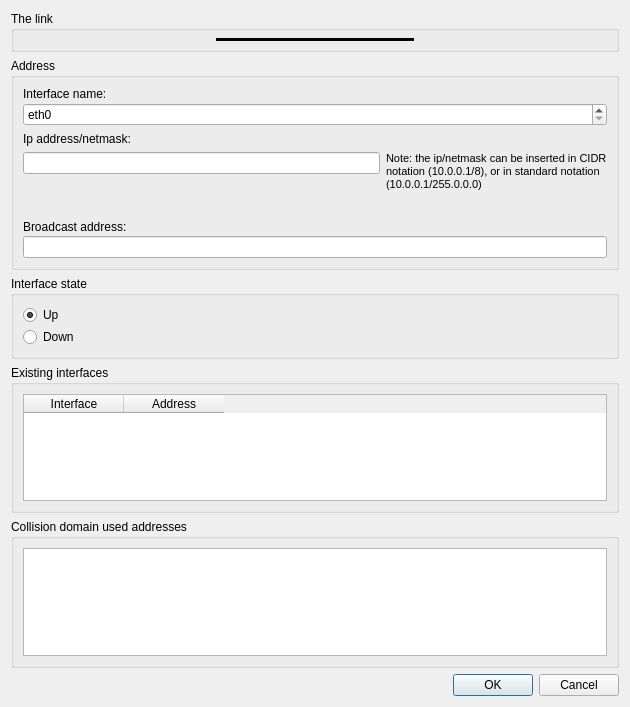
<ui version="4.0" >
 <class>AddLinkForm</class>
 <widget class="QDialog" name="AddLinkForm" >
  <property name="geometry" >
   <rect>
    <x>0</x>
    <y>0</y>
    <width>630</width>
    <height>707</height>
   </rect>
  </property>
  <property name="minimumSize" >
   <size>
    <width>600</width>
    <height>650</height>
   </size>
  </property>
  <property name="windowTitle" >
   <string>Visual Netkit - Add link</string>
  </property>
  <layout class="QVBoxLayout" >
   <item>
    <widget class="QGroupBox" name="groupBox_3" >
     <property name="title" >
      <string>The link</string>
     </property>
     <layout class="QVBoxLayout" >
      <property name="spacing" >
       <number>3</number>
      </property>
      <property name="leftMargin" >
       <number>2</number>
      </property>
      <property name="topMargin" >
       <number>2</number>
      </property>
      <property name="rightMargin" >
       <number>2</number>
      </property>
      <property name="bottomMargin" >
       <number>2</number>
      </property>
      <item>
       <layout class="QHBoxLayout" >
        <item>
         <widget class="QLabel" name="labelVm" >
          <property name="sizePolicy" >
           <sizepolicy vsizetype="Preferred" hsizetype="Preferred" >
            <horstretch>0</horstretch>
            <verstretch>0</verstretch>
           </sizepolicy>
          </property>
          <property name="layoutDirection" >
           <enum>Qt::RightToLeft</enum>
          </property>
          <property name="text" >
           <string/>
          </property>
         </widget>
        </item>
        <item>
         <widget class="Line" name="line" >
          <property name="frameShadow" >
           <enum>QFrame::Plain</enum>
          </property>
          <property name="lineWidth" >
           <number>3</number>
          </property>
          <property name="orientation" >
           <enum>Qt::Horizontal</enum>
          </property>
         </widget>
        </item>
        <item>
         <widget class="QLabel" name="labelCd" >
          <property name="sizePolicy" >
           <sizepolicy vsizetype="Preferred" hsizetype="Preferred" >
            <horstretch>0</horstretch>
            <verstretch>0</verstretch>
           </sizepolicy>
          </property>
          <property name="cursor" >
           <cursorShape>IBeamCursor</cursorShape>
          </property>
          <property name="text" >
           <string/>
          </property>
          <property name="scaledContents" >
           <bool>false</bool>
          </property>
          <property name="textInteractionFlags" >
           <set>Qt::LinksAccessibleByMouse|Qt::NoTextInteraction|Qt::TextSelectableByMouse</set>
          </property>
         </widget>
        </item>
       </layout>
      </item>
     </layout>
    </widget>
   </item>
   <item>
    <widget class="QGroupBox" name="groupBox_4" >
     <property name="title" >
      <string>Address</string>
     </property>
     <layout class="QVBoxLayout" >
      <item>
       <layout class="QVBoxLayout" >
        <property name="spacing" >
         <number>2</number>
        </property>
        <item>
         <widget class="QLabel" name="label" >
          <property name="text" >
           <string>Interface name:</string>
          </property>
         </widget>
        </item>
        <item>
         <widget class="QSpinBox" name="ethNumberSpinBox" >
          <property name="prefix" >
           <string>eth</string>
          </property>
          <property name="maximum" >
           <number>128</number>
          </property>
         </widget>
        </item>
       </layout>
      </item>
      <item>
       <layout class="QVBoxLayout" >
        <item>
         <widget class="QLabel" name="label_2" >
          <property name="text" >
           <string>Ip address/netmask:</string>
          </property>
          <property name="alignment" >
           <set>Qt::AlignLeading|Qt::AlignLeft|Qt::AlignTop</set>
          </property>
          <property name="margin" >
           <number>0</number>
          </property>
         </widget>
        </item>
        <item>
         <layout class="QHBoxLayout" >
          <item>
           <layout class="QVBoxLayout" >
            <item>
             <widget class="QLineEdit" name="ipLineEdit" />
            </item>
            <item>
             <spacer>
              <property name="orientation" >
               <enum>Qt::Vertical</enum>
              </property>
              <property name="sizeHint" >
               <size>
                <width>20</width>
                <height>40</height>
               </size>
              </property>
             </spacer>
            </item>
           </layout>
          </item>
          <item>
           <widget class="QLabel" name="label_4" >
            <property name="font" >
             <font>
              <pointsize>8</pointsize>
             </font>
            </property>
            <property name="text" >
             <string>Note: the ip/netmask can be inserted in CIDR notation (10.0.0.1/8), or in standard notation (10.0.0.1/255.0.0.0)</string>
            </property>
            <property name="alignment" >
             <set>Qt::AlignLeading|Qt::AlignLeft|Qt::AlignTop</set>
            </property>
            <property name="wordWrap" >
             <bool>true</bool>
            </property>
           </widget>
          </item>
         </layout>
        </item>
       </layout>
      </item>
      <item>
       <layout class="QVBoxLayout" >
        <property name="spacing" >
         <number>2</number>
        </property>
        <item>
         <widget class="QLabel" name="label_3" >
          <property name="text" >
           <string>Broadcast address: </string>
          </property>
         </widget>
        </item>
        <item>
         <widget class="QLineEdit" name="broadcastLineEdit" >
          <property name="acceptDrops" >
           <bool>false</bool>
          </property>
          <property name="text" >
           <string/>
          </property>
          <property name="readOnly" >
           <bool>true</bool>
          </property>
         </widget>
        </item>
       </layout>
      </item>
     </layout>
    </widget>
   </item>
   <item>
    <widget class="QGroupBox" name="groupBox" >
     <property name="title" >
      <string>Interface state</string>
     </property>
     <layout class="QVBoxLayout" >
      <item>
       <layout class="QVBoxLayout" >
        <property name="spacing" >
         <number>2</number>
        </property>
        <item>
         <widget class="QRadioButton" name="ethUp" >
          <property name="text" >
           <string>Up</string>
          </property>
          <property name="checked" >
           <bool>true</bool>
          </property>
         </widget>
        </item>
        <item>
         <widget class="QRadioButton" name="ethDown" >
          <property name="text" >
           <string>Down</string>
          </property>
         </widget>
        </item>
       </layout>
      </item>
     </layout>
    </widget>
   </item>
   <item>
    <widget class="QGroupBox" name="groupBox_2" >
     <property name="title" >
      <string>Existing interfaces</string>
     </property>
     <layout class="QVBoxLayout" >
      <item>
       <widget class="QTableWidget" name="interfacesTable" >
        <property name="alternatingRowColors" >
         <bool>true</bool>
        </property>
        <column>
         <property name="text" >
          <string>Interface</string>
         </property>
        </column>
        <column>
         <property name="text" >
          <string>Address</string>
         </property>
        </column>
       </widget>
      </item>
     </layout>
    </widget>
   </item>
   <item>
    <widget class="QGroupBox" name="groupBox_5" >
     <property name="title" >
      <string>Collision domain used addresses</string>
     </property>
     <layout class="QVBoxLayout" >
      <item>
       <widget class="QListWidget" name="addressesListWidget" >
        <property name="toolTip" >
         <string>This list represent the addresses used by other hardware interfaces connected to the collision domain selected.</string>
        </property>
        <property name="alternatingRowColors" >
         <bool>true</bool>
        </property>
        <property name="selectionMode" >
         <enum>QAbstractItemView::NoSelection</enum>
        </property>
        <property name="sortingEnabled" >
         <bool>true</bool>
        </property>
       </widget>
      </item>
     </layout>
    </widget>
   </item>
   <item>
    <widget class="QDialogButtonBox" name="addLinkButtonBox" >
     <property name="orientation" >
      <enum>Qt::Horizontal</enum>
     </property>
     <property name="standardButtons" >
      <set>QDialogButtonBox::Cancel|QDialogButtonBox::NoButton|QDialogButtonBox::Ok</set>
     </property>
     <property name="centerButtons" >
      <bool>false</bool>
     </property>
    </widget>
   </item>
  </layout>
 </widget>
 <resources/>
 <connections>
  <connection>
   <sender>addLinkButtonBox</sender>
   <signal>rejected()</signal>
   <receiver>AddLinkForm</receiver>
   <slot>reject()</slot>
   <hints>
    <hint type="sourcelabel" >
     <x>316</x>
     <y>260</y>
    </hint>
    <hint type="destinationlabel" >
     <x>286</x>
     <y>274</y>
    </hint>
   </hints>
  </connection>
 </connections>
</ui>
